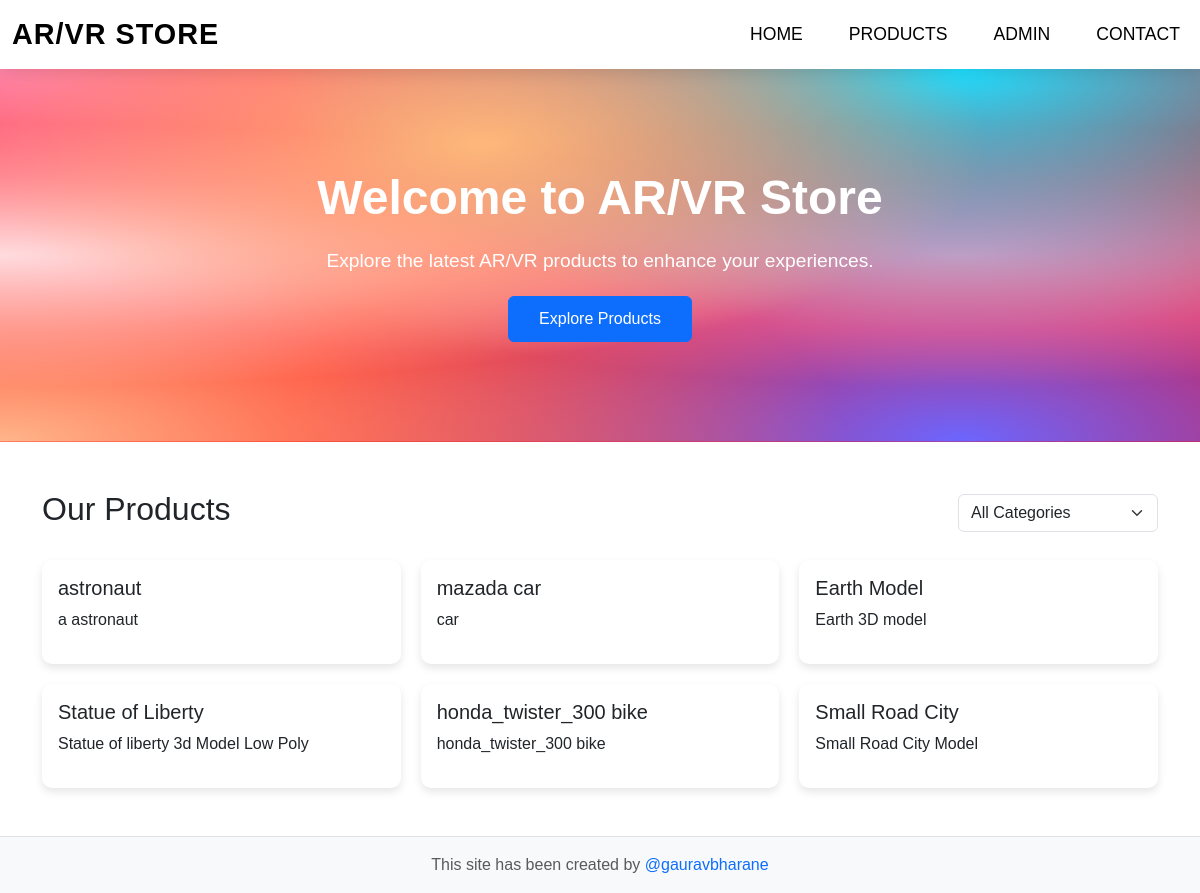
The page / on the database its author committed.
### tables this page shows
CREATE TABLE `products` (
  `id` int(11) NOT NULL,
  `name` varchar(255) NOT NULL,
  `description` text NOT NULL,
  `model_link` text NOT NULL,
  `created_at` timestamp NOT NULL DEFAULT current_timestamp(),
  `category` varchar(255) NOT NULL DEFAULT 'Uncategorized'
);

### index.php (the view, shortened to what this page needs)
<?php
$conn = new mysqli('localhost', 'root', '', 'ar_vr_site');
?>
<!DOCTYPE html>
<html lang="en">
<head>
    <link href="https://cdn.jsdelivr.net/npm/bootstrap@5.3.0/dist/css/bootstrap.min.css" rel="stylesheet">
    <link rel="stylesheet" href="style.css">
</head>
<body>
    <nav class="navbar navbar-expand-lg navbar-light">
    <div class="container-fluid">
        <a class="navbar-brand" href="#">AR/VR Store</a>
        <div class="collapse navbar-collapse" id="navbarNav">
            <ul class="navbar-nav ms-auto">
                <li class="nav-item">
                    <a class="nav-link active" aria-current="page" href="#">Home</a>
                </li>
                <li class="nav-item">
                    <a class="nav-link" href="#products">Products</a>
                </li>
                <li class="nav-item">
                    <a class="nav-link" href="#" data-bs-toggle="modal" data-bs-target="#loginModal">Admin</a>
                </li>
                <li class="nav-item">
                    <a class="nav-link" href="https://linkedin.com/in/gaurav-bharane">Contact</a>
                </li>
            </ul>
        </div>
    </div>
</nav>
    <div class="hero">
        <h1>Welcome to AR/VR Store</h1>
        <p>Explore the latest AR/VR products to enhance your experiences.</p>
        <a href="#products" class="btn btn-primary">Explore Products</a>
    </div>
    <div class="container my-5" id="products">
        <div class="d-flex justify-content-between align-items-center mb-4">
            <h2>Our Products</h2>
            <select id="categoryFilter" class="form-select" style="width: 200px;">
                <option value="all">All Categories</option>
            </select>
        </div>
        <div class="product-gallery" id="productGallery">
            <?php
            $sql = "SELECT * FROM products";
            $result = $conn->query($sql);
            if ($result->num_rows > 0) {
                while ($row = $result->fetch_assoc()) {
                    echo '<div class="card" data-category="' . htmlspecialchars($row['category']) . '">
                        <div class="card-body">
                            <h5 class="card-title">' . htmlspecialchars($row['name']) . '</h5>
                            <p class="card-text">' . htmlspecialchars($row['description']) . '</p>
                            <div class="model-viewer-container mb-3">
                                <model-viewer src="' . htmlspecialchars($row['model_link']) . '" alt="3D model" auto-rotate camera-controls ar></model-viewer>
                            </div>
                        </div>
                    </div>';
                }
            } else {
                echo '<p class="text-center">No products available</p>';
            }
            ?>
        </div>
    </div>
<footer class="bg-light text-center text-muted py-3 border-top">
    <p class="mb-0">
        This site has been created by
        <a href="https://github.com/gauravbharane" target="_blank" class="text-primary text-decoration-none">
            @gauravbharane
        </a>
    </p>
</footer>
</body>
</html>

### style.css (style rules this page uses)
body { font-family: 'Arial', sans-serif; }
.hero { background-color: hsla(0, 100%, 50%, 1); background-image: radial-gradient(at 40% 20%, hsla(28, 100%, 74%, 1) 0px, transparent 50%), radial-gradient(at 80% 0%, hsla(189, 100%, 56%, 1) 0px, transparent 50%), radial-gradient(at 0% 50%, hsla(355, 100%, 93%, 1) 0px, transparent 50%), radial-gradient(at 80% 50%, hsla(340, 100%, 76%, 1) 0px, transparent 50%), radial-gradient(at 0% 100%, hsla(22, 100%, 77%, 1) 0px, transparent 50%), radial-gradient(at 80% 100%, hsla(242, 100%, 70%, 1) 0px, transparent 50%), radial-gradient(at 0% 0%, hsla(343, 100%, 76%, 1) 0px, transparent 50%); background-size: cover; background-position: center; color: white; text-align: center; padding: 100px 20px; }
.hero h1 { font-size: 3rem; font-weight: bold; }
.hero p { font-size: 1.2rem; margin: 20px 0; }
.hero .btn { padding: 10px 30px; font-size: 1rem; }
.product-gallery { display: grid; grid-template-columns: repeat(auto-fill, minmax(300px, 1fr)); gap: 20px; }
.card { border: none; box-shadow: 0 4px 8px rgba(0, 0, 0, 0.1); border-radius: 10px; transition: transform 0.3s ease, box-shadow 0.3s ease; }
.navbar { background: rgba(255, 255, 255, 0.9); color: #000; position: sticky; top: 0; width: 100%; z-index: 9999; backdrop-filter: blur(10px); -webkit-backdrop-filter: blur(10px); box-shadow: 0 4px 15px rgba(0, 0, 0, 0.1); transition: background-color 0.3s ease; }
.navbar-brand { font-size: 1.8rem; font-weight: 700; color: #000; text-transform: uppercase; letter-spacing: 1px; transition: transform 0.3s ease; }
.navbar-nav { display: flex; align-items: center; }
.nav-item { margin-left: 30px; }
.nav-link { color: #000; font-size: 1.1rem; font-weight: 400; text-transform: uppercase; padding: 10px 15px; position: relative; transition: color 0.3s ease, padding-bottom 0.3s ease; }
.nav-link::after { content: ""; position: absolute; width: 100%; height: 2px; bottom: 0; left: 0; background-color: #00d4ff; transform: scaleX(0); transform-origin: bottom right; transition: transform 0.3s ease; }

### rows shown on the page
products: name "astronaut", description "a astronaut"
products: name "mazada car", description "car"
products: name "Earth Model", description "Earth 3D model"
products: name "Statue of Liberty", description "Statue of liberty 3d Model Low Poly"
products: name "honda_twister_300 bike", description "honda_twister_300 bike"
products: name "Small Road City", description "Small Road City Model"
